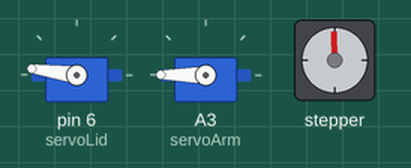
A sketch run on a simulated Arduino Uno, built with avr-gcc and run on an emulated ATmega328P. Shown: 2 × servo, stepper motor. Stepper angles assume 4096 steps per turn.

Above: at 0.17 s.
At 9.34 s:
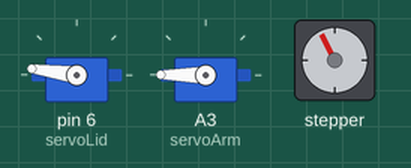
At 19.59 s:
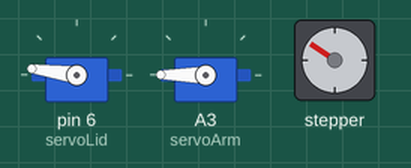
At 39.36 s:
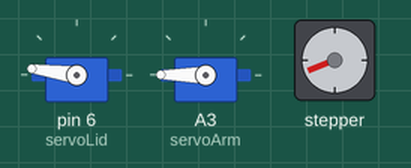
Timing chart, 0 to 40.0 s (numbered marks = the images above):
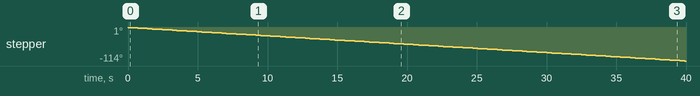

The sketch:

StepperLightShow.ino
```cpp
#include <CheapStepper.h> //Stepper Library
#include <Servo.h> //Servo Library

CheapStepper stepper (A1,A2,A4,A5); // Define Stepper on pins A1, A2, A4, A5

Servo servoLid;  // Define Lid Servo
Servo servoArm;  // Define Arm Servo

int zeroPosition; //Initializing zeroPosition


void setup() {
  //Attaches the Servo from the Lid to Pin 6
    servoLid.attach(6);
    //Attaches the Servo from the Arm to Pin A3
    servoArm.attach(A3);

    servoArm.write(180); //Arm Closed

    servoLid.write(172);  // Lid Closed


}

void loop() {
  stepper.moveCCW (1);
  delay(30);
}
```

Measured:
- by itself, stepper: keeps turning counter-clockwise at about 3°/s
